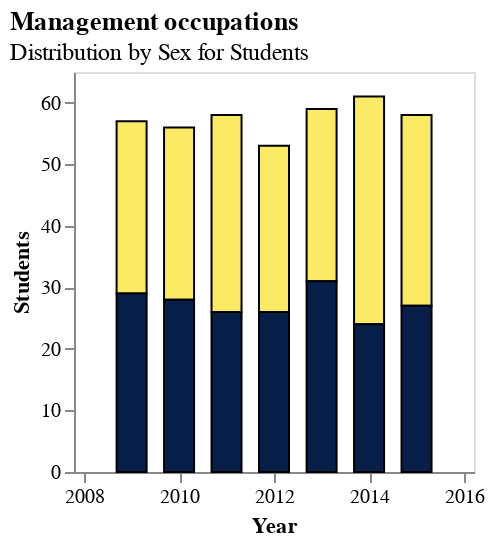

Notebook code for this chart:
### Code cell
TimeSeriesBar(student_melted, 'Management occupations', "Students")

### Figure 1 — Vega-Lite specification as saved in the notebook (floating-point values rounded to 4 significant figures)
{"config": {"view": {"continuousWidth": 300, "continuousHeight": 300}}, "data": {"name": "data-f96702b0de871e3eb27ea44727154fbd"}, "mark": {"type": "bar", "size": 15, "stroke": "black", "strokeWidth": 1}, "encoding": {"color": {"field": "SEX", "legend": null, "scale": {"range": ["#FBEA65", "#081F49"]}, "type": "nominal"}, "x": {"axis": {"grid": false, "title": "Year"}, "field": "year", "scale": {"domain": ["2008-01-01T00:00:00", "2016-01-01T00:00:00"]}, "type": "temporal"}, "y": {"axis": {"grid": false, "title": "Students"}, "field": "count", "stack": true, "type": "quantitative"}}, "height": 200, "title": {"text": "Management occupations", "subtitle": "Distribution by Sex for Students", "anchor": "start"}, "width": 200, "$schema": "https://vega.github.io/schema/vega-lite/v5.17.0.json", "datasets": {"data-f96702b0de871e3eb27ea44727154fbd": [{"year": "2009-01-01T00:00:00", "OCCUPATION": "Management occupations", "SEX": "F", "count": 28}, {"year": "2010-01-01T00:00:00", "OCCUPATION": "Management occupations", "SEX": "F", "count": 28}, {"year": "2011-01-01T00:00:00", "OCCUPATION": "Management occupations", "SEX": "F", "count": 32}, {"year": "2012-01-01T00:00:00", "OCCUPATION": "Management occupations", "SEX": "F", "count": 27}, {"year": "2013-01-01T00:00:00", "OCCUPATION": "Management occupations", "SEX": "F", "count": 28}, {"year": "2014-01-01T00:00:00", "OCCUPATION": "Management occupations", "SEX": "F", "count": 37}, {"year": "2015-01-01T00:00:00", "OCCUPATION": "Management occupations", "SEX": "F", "count": 31}, {"year": "2009-01-01T00:00:00", "OCCUPATION": "Management occupations", "SEX": "M", "count": 29}, {"year": "2010-01-01T00:00:00", "OCCUPATION": "Management occupations", "SEX": "M", "count": 28}, {"year": "2011-01-01T00:00:00", "OCCUPATION": "Management occupations", "SEX": "M", "count": 26}, {"year": "2012-01-01T00:00:00", "OCCUPATION": "Management occupations", "SEX": "M", "count": 26}, {"year": "2013-01-01T00:00:00", "OCCUPATION": "Management occupations", "SEX": "M", "count": 31}, {"year": "2014-01-01T00:00:00", "OCCUPATION": "Management occupations", "SEX": "M", "count": 24}, {"year": "2015-01-01T00:00:00", "OCCUPATION": "Management occupations", "SEX": "M", "count": 27}]}}
